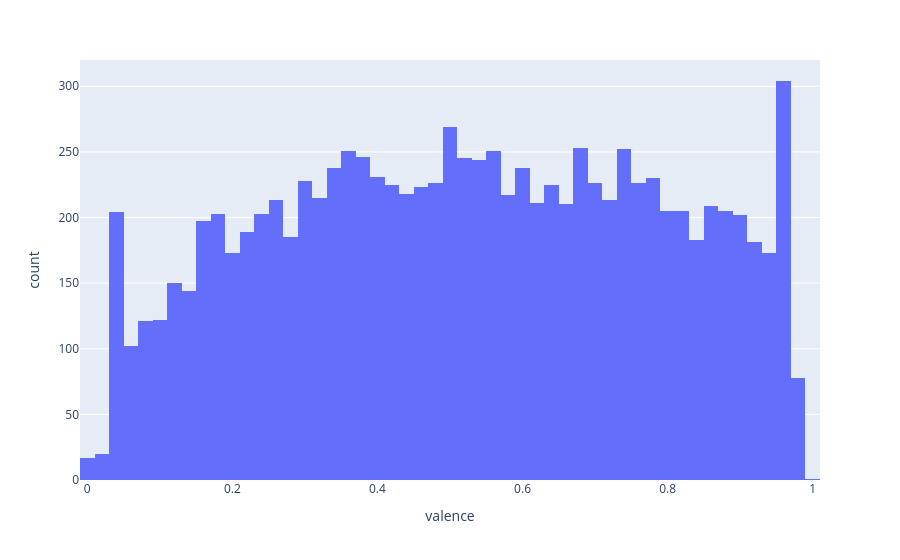

Write notebook code for a chart like this one.
### Code cell
px.histogram(spotify_numeric, x='valence')

### Figure 1 — Plotly figure (JSON) as saved in the notebook; plotly's stock layout.template omitted (floating-point values rounded to 4 significant figures; data arrays with more than 128 entries replaced by an {"elided": "..."} marker saying what was removed)
{"data": [{"bingroup": "x", "hovertemplate": "valence=%{x}<br>count=%{y}<extra></extra>", "legendgroup": "", "marker": {"color": "#636efa", "pattern": {"shape": ""}}, "name": "", "orientation": "v", "showlegend": false, "type": "histogram", "x": {"elided": "10000 float values"}, "xaxis": "x", "yaxis": "y"}], "layout": {"barmode": "relative", "legend": {"tracegroupgap": 0}, "margin": {"t": 60}, "xaxis": {"anchor": "y", "domain": [0, 1], "title": {"text": "valence"}}, "yaxis": {"anchor": "x", "domain": [0, 1], "title": {"text": "count"}}}}
